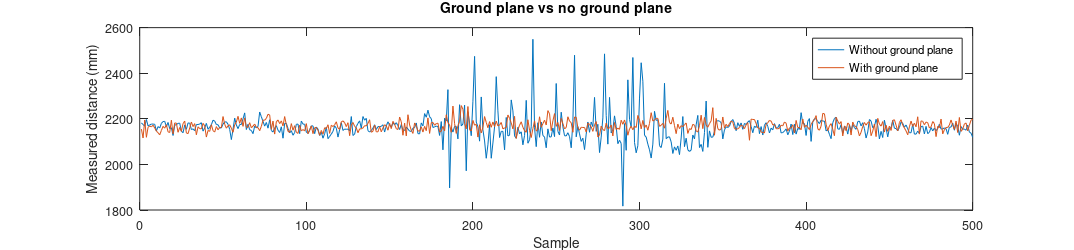
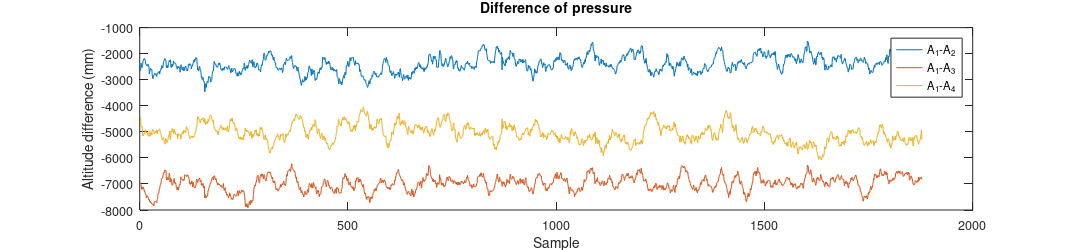
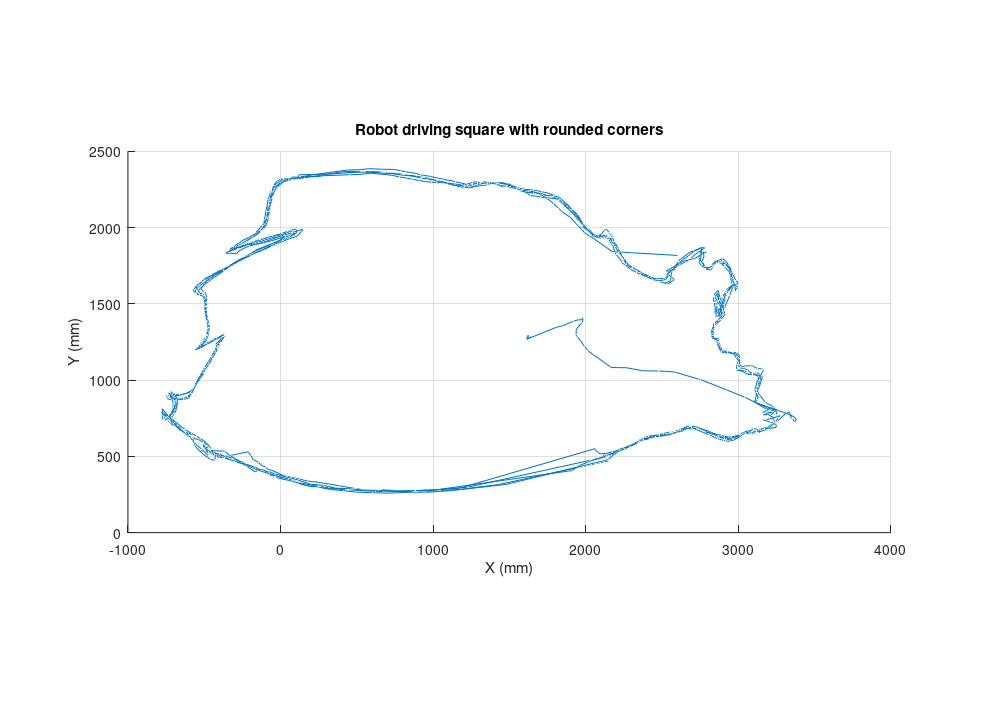
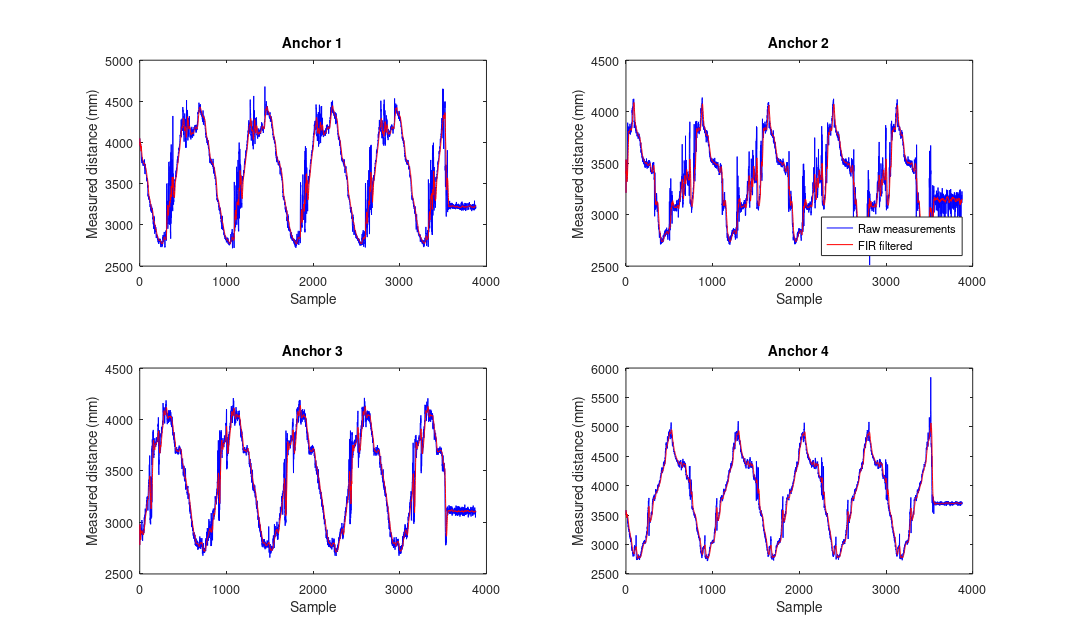

MATLAB code to generate these figures, in order:

close all

load('ground_vs_no_ground.mat')

figure()
log.raw(:,1) = log.raw(:,1) + 110;
plot(log.raw(2500:end,2:-1:1))

title('Ground plane vs no ground plane')
xlabel('Sample')
ylabel('Measured distance (mm)')
legend('Without ground plane','With ground plane')
set(gcf,'paperunits','centimeters','PaperSize',[30 7],'PaperPosition',[0 0 30 7])
saveas(gcf,'../ground.eps','epsc');


%%


load('log6.mat')


ASL = @(P) (1-(P/1013.25).^0.190263)*44330.8;

for n = 1:size(log.pres,1)
    for i = 1:size(log.pres,2)
        if(log.pres(n,i) < 10)
            log.pres(n,i) = log.pres(n-1,i);
        end
    end
end

figure()
as = ASL(log.pres(:,:));
as_diff(:,1) = as(:,1)-as(:,2);
as_diff(:,2) = as(:,1)-as(:,4);
as_diff(:,3) = as(:,2)-as(:,3);

plot(as_diff(2000:end,:).*1000)

title('Difference of pressure')
xlabel('Sample')
ylabel('Altitude difference (mm)')
legend('A_1-A_2','A_1-A_3','A_1-A_4')

set(gcf,'paperunits','centimeters','PaperSize',[30 7],'PaperPosition',[0 0 30 7])
saveas(gcf,'../pressure.eps','epsc');



figure()
plot3(log.xyz_nl(1,:),log.xyz_nl(2,:),log.xyz_nl(3,:))
grid on
hold on
daspect([1 1 1])
view([0 90])


title('Robot driving square with rounded corners')
xlabel('X (mm)')
ylabel('Y (mm)')

set(gcf,'paperunits','centimeters','PaperSize',[25 18],'PaperPosition',[0 0 25 18])
saveas(gcf,'../square1.eps','epsc');

%plot3(log.ref(1,2:end-2),log.ref(2,2:end-2),log.ref(3,2:end-2),'o-','MarkerSize',10,'linewidth',3,'Color','g')

%%


figure()

subplot(2,2,1)
plot(log.raw(:,1),'b')
hold on
plot(log.mean(:,1),'r')
title('Anchor 1')
xlabel('Sample')
ylabel('Measured distance (mm)')

subplot(2,2,2)
plot(log.raw(:,2),'b')
hold on
plot(log.mean(:,2),'r')
title('Anchor 2')
xlabel('Sample')
ylabel('Measured distance (mm)')
legend('Raw measurements','FIR filtered','Location','SouthEast')

subplot(2,2,3)
plot(log.raw(:,3),'b')
hold on
plot(log.mean(:,3),'r')
title('Anchor 3')
xlabel('Sample')
ylabel('Measured distance (mm)')

subplot(2,2,4)
plot(log.raw(:,4),'b')
hold on
plot(log.mean(:,4),'r')
title('Anchor 4')
xlabel('Sample')
ylabel('Measured distance (mm)')
set(gcf,'paperunits','centimeters','PaperSize',[30 18],'PaperPosition',[0 0 30 18])
saveas(gcf,'../img/SMR_dist_good.pdf');



figure()
plot3(log.xyz_nl(1,:),log.xyz_nl(2,:),log.xyz_nl(3,:))
grid on
hold on
daspect([1 1 1])

plot3(log.ref(1,:),log.ref(2,:),log.ref(3,:),'o-','MarkerSize',10,'linewidth',3,'Color','g')

for n = 1:size(log.anchors,2)
    plot3(log.anchors(1,n),log.anchors(2,n),log.anchors(3,n),'x','MarkerSize',10,'linewidth',3,'Color','r')
end

legend('Estimated position','Measured route','Anchor positions', 'Location','NorthEast');
xlim([-500 3500])
view([-90 90])
xlabel('X position (mm)')
ylabel('Y position (mm)')
title('Estimated X & Y position vs measured route')

set(gcf,'paperunits','centimeters','PaperSize',[25 25],'PaperPosition',[0 0 25 25])
saveas(gcf,'../img/SMR_xy_good.pdf');